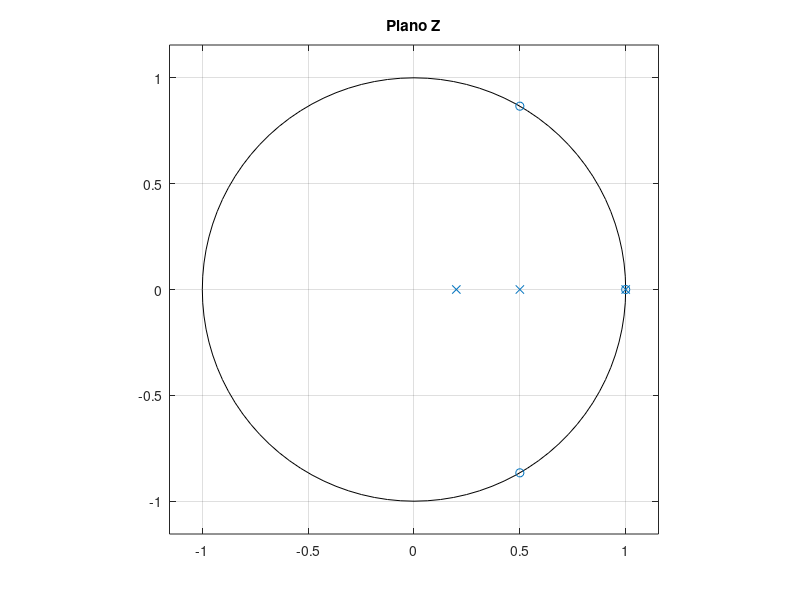
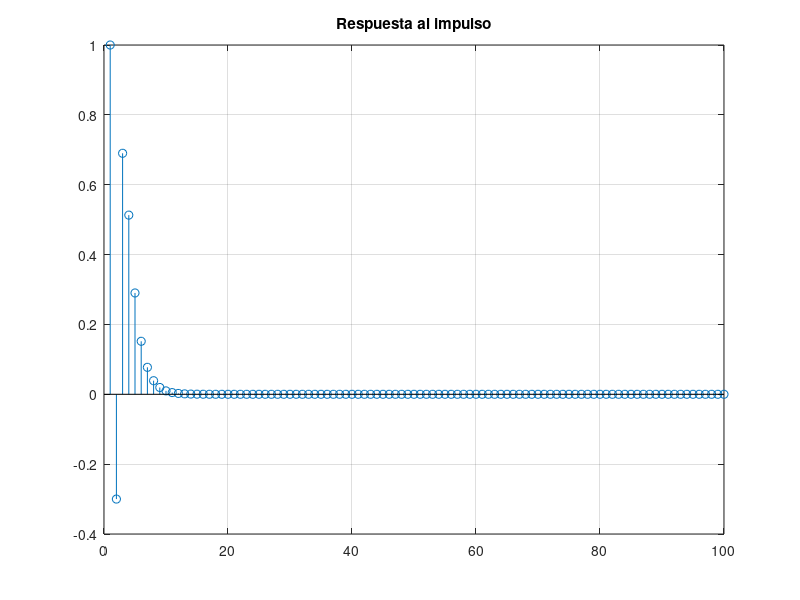

The MATLAB source for these figures, in order:
#Ejercicio 3
clc;
clear all;
clf;
pkg load signal;

#Punto A
h_num = [1 -2 2 -1];
h_denom = [1 -1.7 0.8 -0.1];
zplane(h_num,h_denom)
title('Plano Z')
#Tiene 2 polos dentro del circulo, y uno en el borde, que es anulado por un cero
#el sistema es ESTABLE
disp('Raices del Numerador');
roots(h_num)
disp('Raices del Denominador');
roots(h_denom)

#Punto B
#y[n] - 1.7y[n-1] + 0.8y[n-2] - 0.1y[n-3]
#x[n] - 2x[n-1] + 2x[n-2] - x[n-3]
#y[n] = x[n] - 2x[n-1] + 2x[n-2] - x[n-3] + 1.7y[n-1] - 0.8y[n-2] + 0.1y[n-3]
#Sacamos la respuesta al sistema con filter
n=100;
delta=zeros(1,n);
delta(1)=1;
h=filter(h_num,h_denom,delta);
x=1:100;
figure;
stem(x,h)
grid on
hold on
title('Respuesta al impulso')
